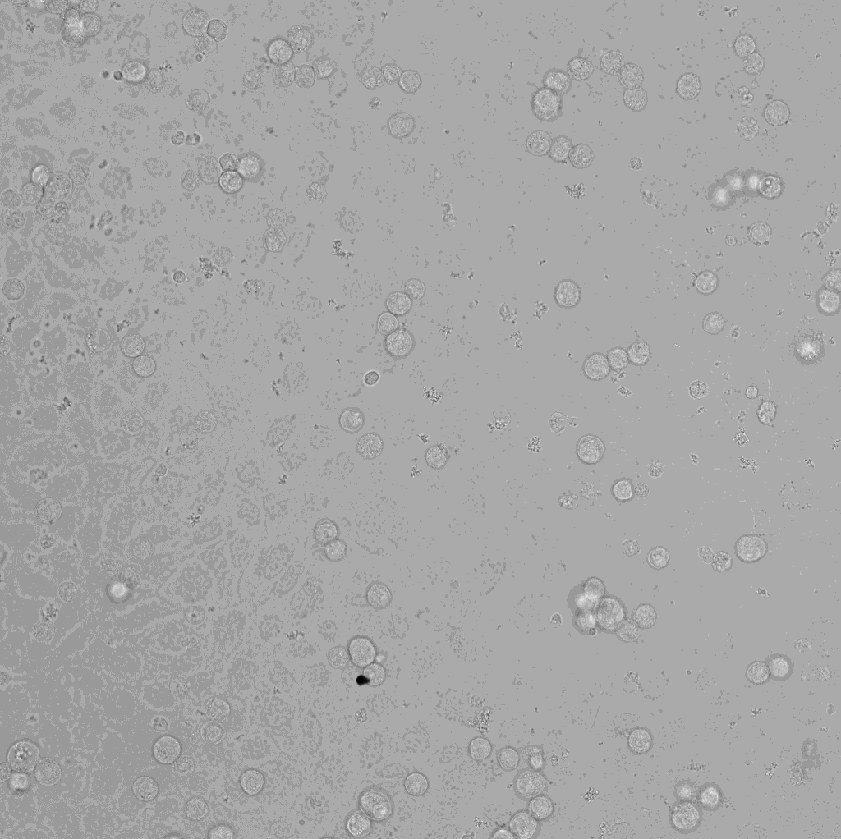
#> input picture fig3/round2/runs_rejected/claude_code_python_box1_cancer_r3_attempt1/subject_folder/image.tif, 841 x 839 px, shrunk from 1024 x 1022 before the run, found by its file name
$ python proto3.py 1.0
#> lines starting #> are read from the running program, lines starting #| are printed output that depends on the picture; after the words box and inside, x2 and y2 are one past the last pixel; in counts of white or black regions, pixels touching at a corner belong together; long printed decimals are rounded
import tifffile,numpy as np,warnings,sys;warnings.filterwarnings('ignore')
from scipy import ndimage as ndi
from skimage import measure,morphology,segmentation,io
a=tifffile.imread('/home/user/sessions/s002/image.tif').astype(np.float32)
#> a: shape (839, 841) float32; min 151, max 4009, mean 2615.1
f=a-ndi.gaussian_filter(a,40)
g=ndi.gaussian_filter(f,1)
print(np.std(g),np.percentile(g,[1,5,50,95,99]))
#| 67.415 [-242.243 -100.184    6.999    62.258  169.810]
K=float(sys.argv[1])
dark=g<-K
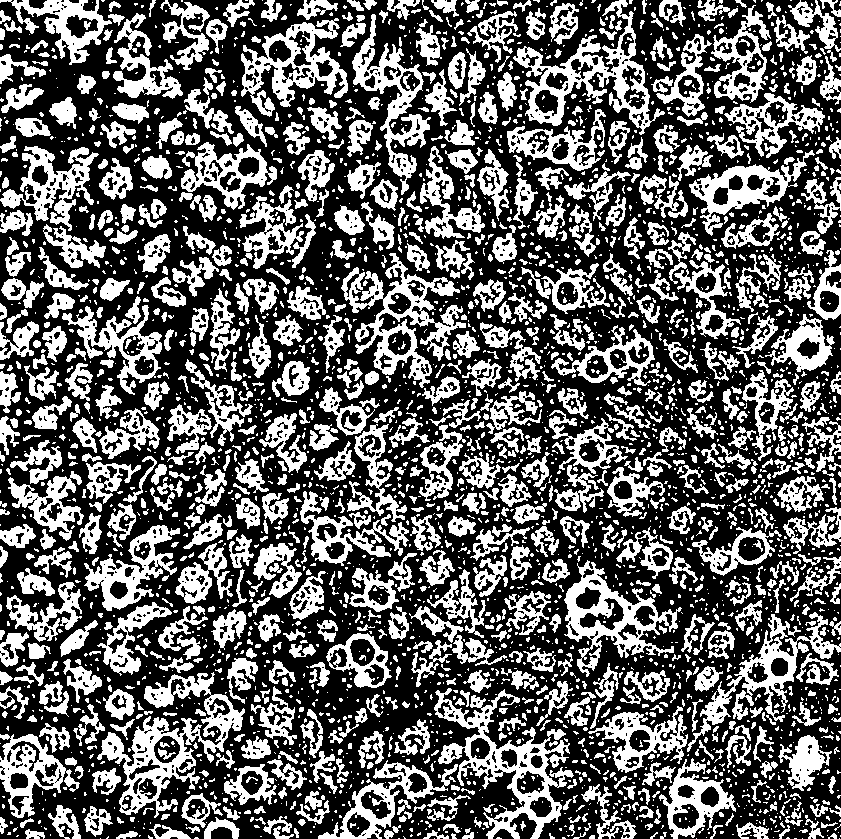
#> dark: shape (839, 841) bool; 38.6% white; 3456 white regions (2364 under 20 px), largest, box (x1, y1, x2, y2) and area: (97, 672, 245, 818) 6078, (434, 688, 574, 839) 5727, (341, 253, 466, 388) 5061
dark=morphology.binary_closing(dark,morphology.disk(2))
#> dark: shape (839, 841) bool; 48.7% white; 1235 white regions (878 under 20 px), largest, box (x1, y1, x2, y2) and area: (292, 253, 709, 741) 53241, (564, 494, 841, 839) 27274, (96, 359, 289, 839) 24622
mask=ndi.binary_fill_holes(dark)
#> mask: shape (839, 841) bool; 56.2% white; 57 black regions (12 under 20 px), largest, box (x1, y1, x2, y2) and area: (0, 0, 841, 839) 287978, (711, 650, 841, 839) 8701, (449, 771, 522, 839) 2278
mask=morphology.binary_opening(mask,morphology.disk(5))
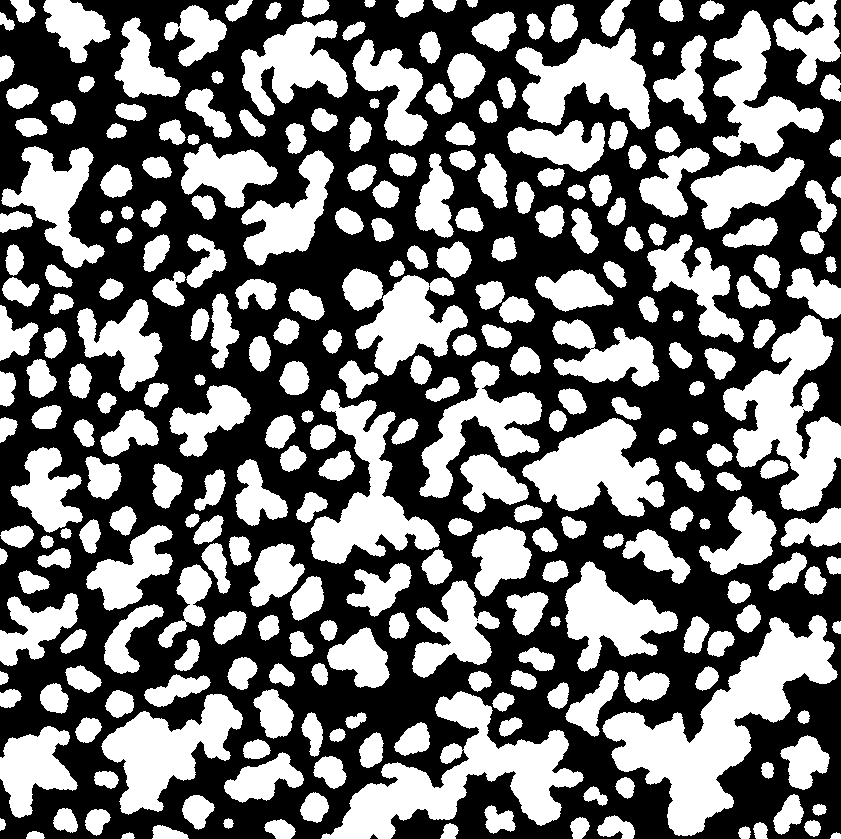
#> mask: shape (839, 841) bool; 44.9% white; 283 white regions, largest, box (x1, y1, x2, y2) and area: (602, 615, 838, 836) 16981, (321, 691, 584, 839) 13349, (723, 315, 841, 511) 10955
dist=ndi.gaussian_filter(ndi.distance_transform_edt(mask),1)
mk=measure.label(morphology.h_maxima(dist,1.0))
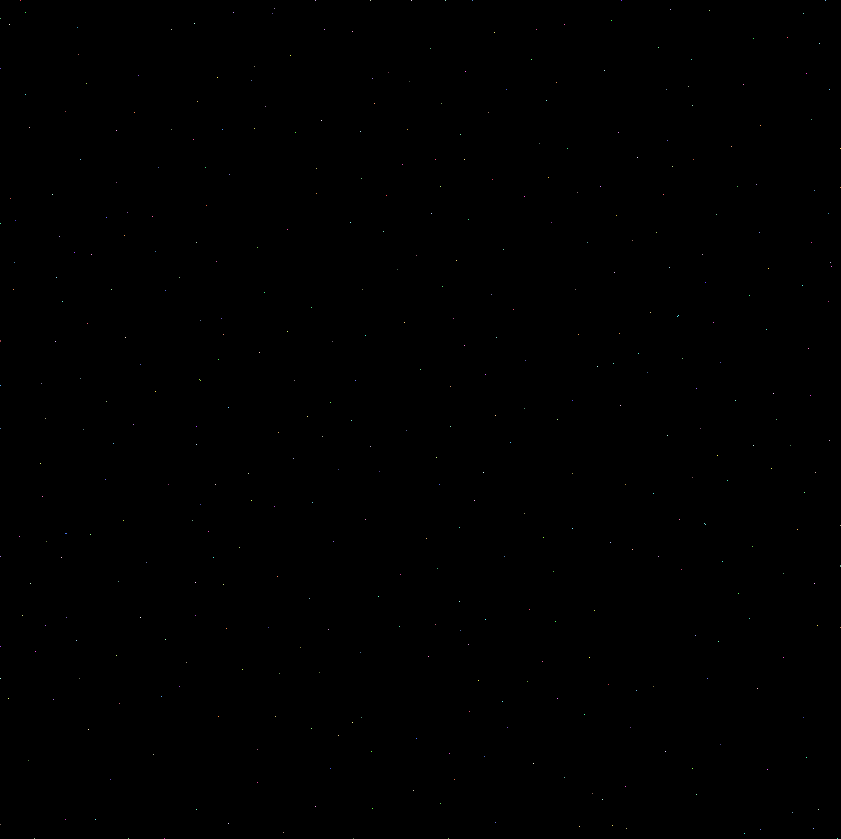
#> mk: shape (839, 841) int64; 423 distinct labels, from 0 to 422; one colour per label, 0 black
lab=segmentation.watershed(-dist,mk,mask=mask)
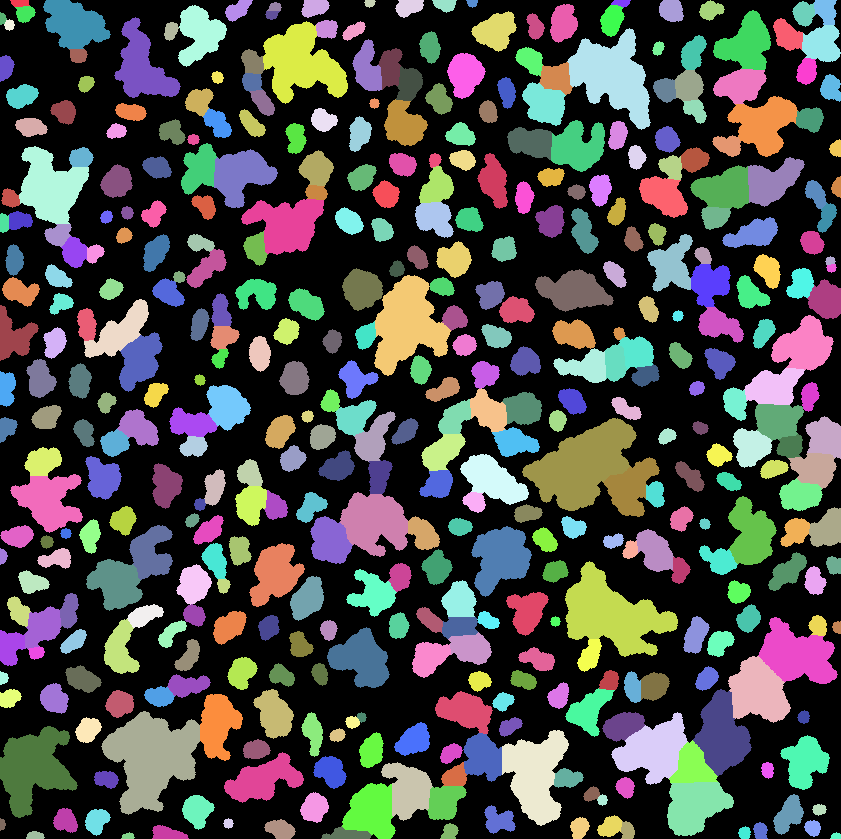
#> lab: shape (839, 841) int64; 423 distinct labels, from 0 to 422; one colour per label, 0 black
out=np.zeros_like(lab);n=0
for r in measure.regionprops(lab):
    if r.area<250 or r.solidity<0.8: continue
    n+=1;out[lab==r.label]=n
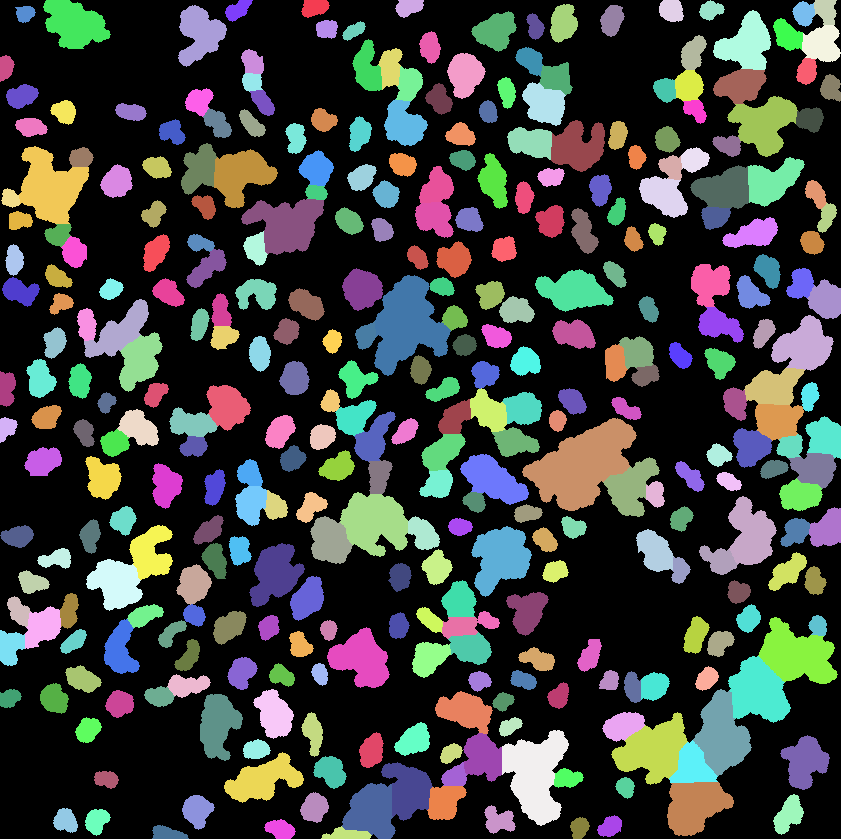
#> out: shape (839, 841) int64; 340 distinct labels, from 0 to 339; one colour per label, 0 black
#> after the loop, n = 339
print(n,sorted(int(r.area) for r in measure.regionprops(out)))
#> (printed output is left out)
im=(a-a.min())/(a.max()-a.min());b=segmentation.find_boundaries(out)
#> after `b = segmentation.find_boundaries(out)`: b: shape (839, 841) bool; 8.8% white in thin lines or dots
rgb=np.dstack([im]*3);rgb[b]=[1,0,0];io.imsave('ov3.png',(rgb*255).astype(np.uint8))
#> after `rgb[b] = [1, 0, 0]`:
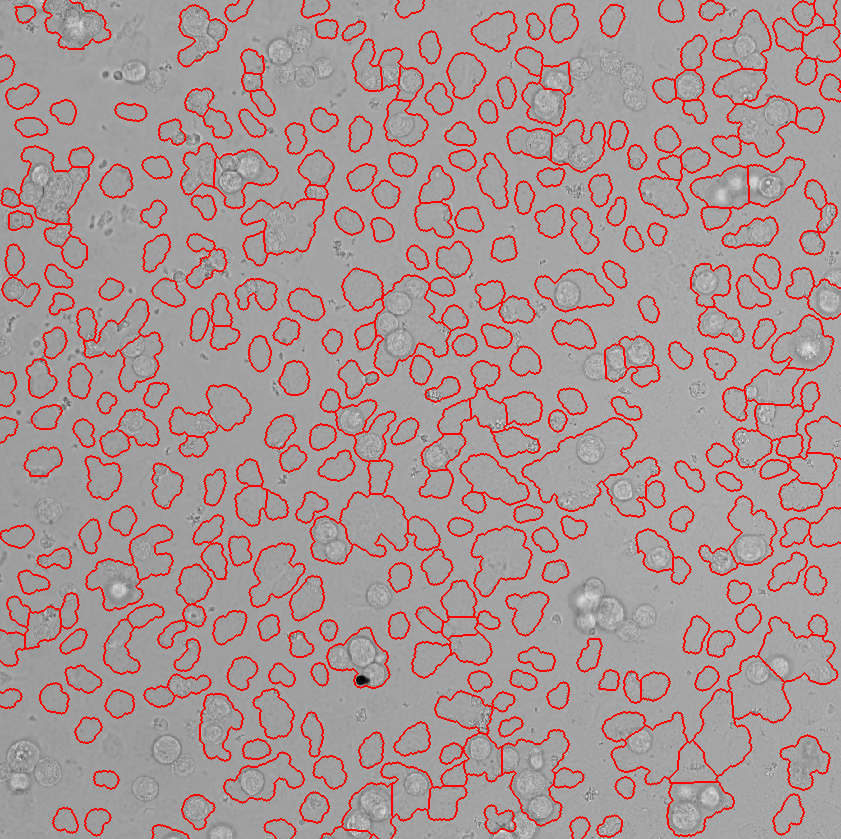
#> rgb: shape (839, 841, 3) float32; mean of channels 0, 1, 2 0.671, 0.583, 0.583; drawn as R, G, B
